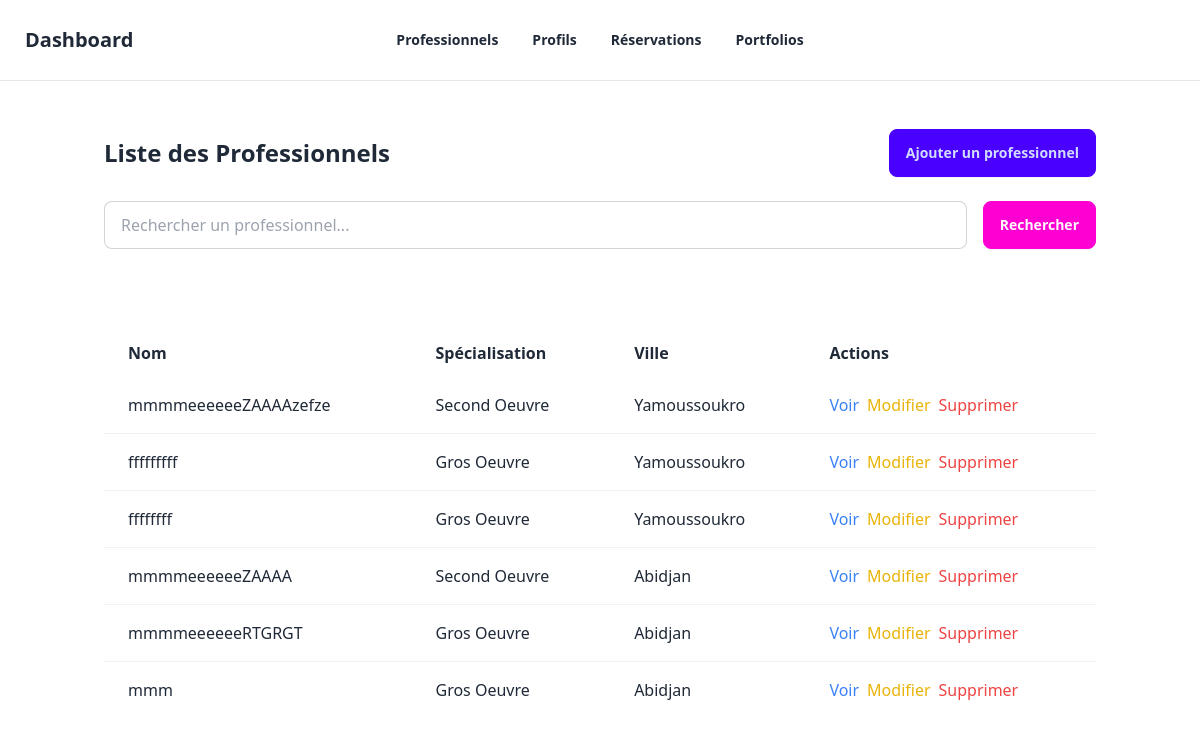
Before: /dashboard/professionals/ (signed in) with the older database file.
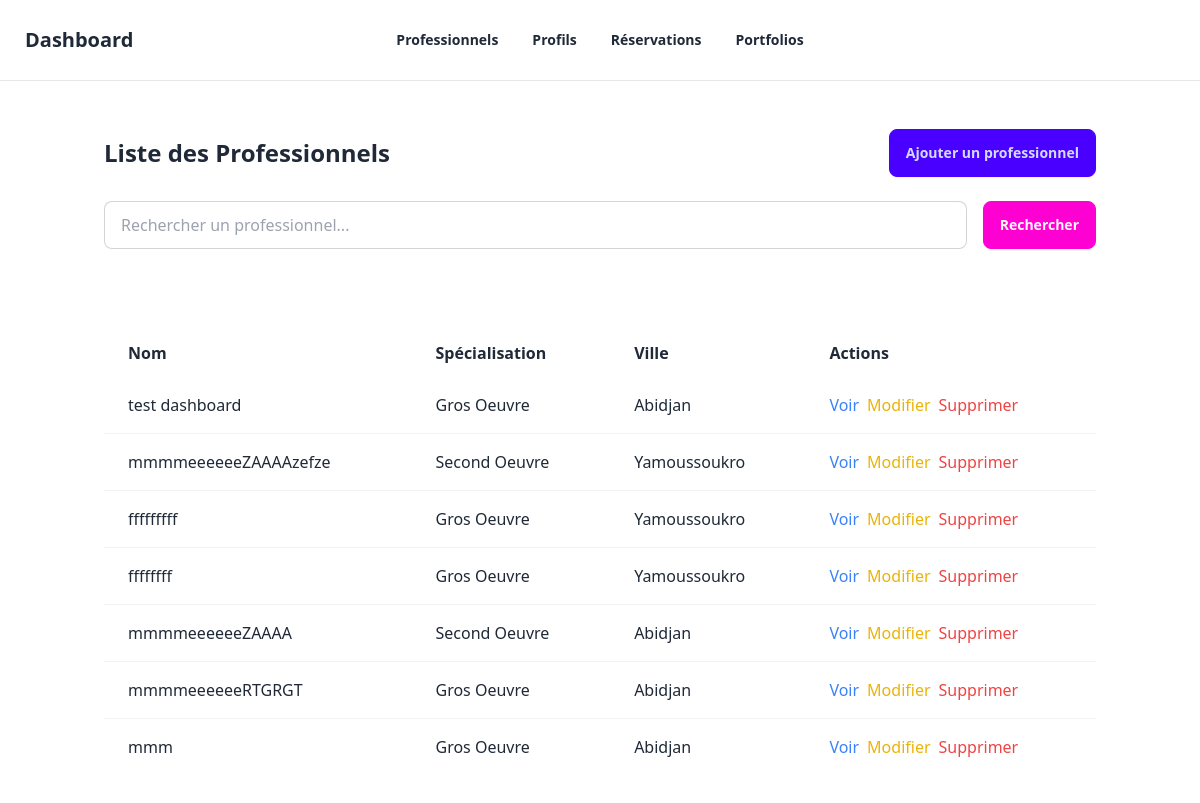
After: the same page with the newer database file.
### professionnels/models.py (models this page shows, shortened)
class Professionnel(models.Model):
    full_name = models.CharField(max_length=255, verbose_name="Nom complet")
    profile_photo = models.ImageField(
        upload_to="photos/", null=True, blank=True, verbose_name="Photo de profil"
    )
    email = models.EmailField(unique=True, verbose_name="Email", db_index=True)
    phone = models.CharField(max_length=20, verbose_name="Téléphone", db_index=True)
    CITY_CHOICES = [
        ("Abidjan", "Abidjan"),
        ("Yamoussoukro", "Yamoussoukro"),
    ]
    city = models.CharField(max_length=100, choices=CITY_CHOICES, verbose_name="Ville")
    COMMUNE_CHOICES = [
        ("Abobo", "Abobo"),
        ("Adjamé", "Adjamé"),
    ]
    commune = models.CharField(
        max_length=100, choices=COMMUNE_CHOICES, verbose_name="Commune"
    )
    presentation_video = models.FileField(
        upload_to="videos/", null=True, blank=True, verbose_name="Vidéo de présentation"
    )
    SPECIALIZATIONS = [
        ("Gros Oeuvre", "Gros Oeuvre"),
        ("Second Oeuvre", "Second Oeuvre"),
    ]
    specialization = models.CharField(
        max_length=255, choices=SPECIALIZATIONS, verbose_name="Spécialisation"
    )
    class SkillLevel(models.TextChoices):
        DEBUTANT = "Débutant", "Débutant"
        INTERMEDIAIRE = "Intermédiaire", "Intermédiaire"
        EXPERT = "Expert", "Expert"
    skill_level = models.CharField(
        max_length=50,
        choices=SkillLevel.choices,
        verbose_name="Niveau de compétence",
    )
    certifications = models.TextField(verbose_name="Certifications", blank=True)
    years_of_experience = models.PositiveIntegerField(
        help_text="Nombre d'années d'expérience", verbose_name="Années d'expérience"
    )
    daily_rate = models.DecimalField(
        max_digits=10, decimal_places=2, verbose_name="Tarif journalier"
    )
    availability = models.CharField(
        max_length=255,
        help_text="Exemple : Lundi,Mardi,Mercredi",
        verbose_name="Disponibilité",
    )
    class Meta:
        constraints = [
            models.UniqueConstraint(fields=["email"], name="unique_email"),
        ]

### dashboard/views.py (the view)
# urls.py: path('professionals/', views.professional_list, name='professional_list'),
@staff_member_required
def professional_list(request):
    search_query = request.GET.get('search', '')
    professionals = Professionnel.objects.all()
    if search_query:
        professionals = professionals.filter(
            Q(full_name__icontains=search_query) |
            Q(email__icontains=search_query) |
            Q(specialization__icontains=search_query)
        )
    professionals = professionals.order_by('-id')
    paginator = Paginator(professionals, 10)
    page = request.GET.get('page')
    professionals = paginator.get_page(page)
    return render(request, 'dashboard/professional_list.html', {
        'professionals': professionals,
        'search_query': search_query
    })

### dashboard/templates/dashboard/professional_list.html (shortened to what this page needs)
{% extends "dashboard/base.html" %}
{% load static %}
{% block content %}
<div class="container mx-auto px-4 py-6">
    <div class="flex justify-between items-center mb-6">
        <h1 class="text-2xl font-bold">Liste des Professionnels</h1>
        <a href="{% url 'dashboard:professional_create' %}" class="btn btn-primary">
            Ajouter un professionnel
        </a>
    </div>
    <div class="mb-6">
        <form method="get" class="flex gap-4">
            <input type="text" name="search" value="{{ search_query }}"
                   class="input input-bordered w-full"
                   placeholder="Rechercher un professionnel...">
            <button type="submit" class="btn btn-secondary">
                Rechercher
            </button>
        </form>
    </div>
    <div class="mt-20">
        <table class="min-w-full">
            <thead class="bg-base-100">
                <tr>
                    <th class="px-6 py-3 text-left">Nom</th>
                    <th class="px-6 py-3 text-left">Spécialisation</th>
                    <th class="px-6 py-3 text-left">Ville</th>
                    <th class="px-6 py-3 text-left">Actions</th>
                </tr>
            </thead>
            <tbody class="divide-y divide-base-200">
                {% for professional in professionals %}
                <tr>
                    <td class="px-6 py-4">{{ professional.full_name }}</td>
                    <td class="px-6 py-4">{{ professional.specialization }}</td>
                    <td class="px-6 py-4">{{ professional.city }}</td>
                    <td class="px-6 py-4">
                        <div class="flex gap-2">
                            <a href="{% url 'dashboard:professional_detail' professional.pk %}"
                               class="text-blue-500 hover:text-blue-700">Voir</a>
                            <a href="{% url 'dashboard:professional_edit' professional.pk %}"
                               class="text-yellow-500 hover:text-yellow-700">Modifier</a>
                            <a href="{% url 'dashboard:professional_delete' professional.pk %}"
                               class="text-red-500 hover:text-red-700">Supprimer</a>
                        </div>
                    </td>
                </tr>
                {% endfor %}
            </tbody>
        </table>
    </div>
</div>
{% endblock %}

Changed rows visible on the page:
added Professionnel: full_name "test dashboard", specialization "Gros Oeuvre", city "Abidjan"
